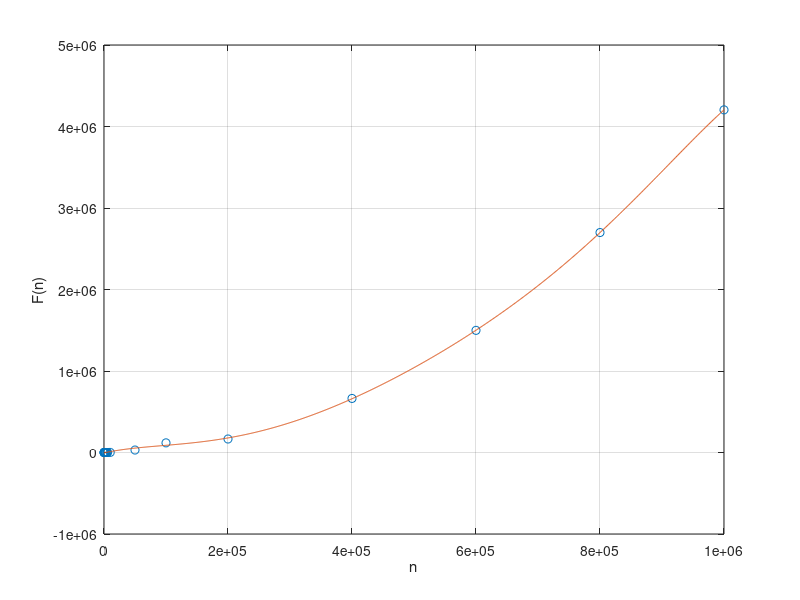

Here is the MATLAB script that generated this plot: (Note: this script raises an error after producing the figure.)
clc
close all
%%VALORES DE X 
x=[50
100
250
500
1000
1500
2000
2500
3000
4500
5000
5600
10000
50000
100000
200000
400000
600000
800000
1000000
];
 
%%VALORES DE Y = F(x) en Milisegundos
y=[0.0319481
0.1199245
0.7297993
3.0159950
12.9630566
29.5910835
54.4049740
79.0159702
112.0791435
250.4179478
312.3328686
568.2771206
1268.2828903
30406.7990780
118379.1751862
165604.2111
663361.1219
1498692.925
2699049.169
4204313.638
];

%%OBTENER UN POLINOMIO QUE SE AJUSTE A LOS PUNTOS X Y Y
n=6; 				%%GRADO DEL POLINOMIO DE AJUSTE
p=polyfit(x,y,n)	%%FUNCION QUE REALIZA EL AJUSTE POLINOMIAL

%%SE CREA UN ESPACIO PARA REALIZAR UNA GRAFICA EN 
%%DONDE SE COMPARA LA CURVA AJUSTADA CONTRA LOS 
%%VALORES EXPERIMENTALES
xi=linspace(0,1000000,1000);      %%ESPACIO DE PUNTOS PARA Xi
z=polyval(p,xi);				%%EVALUACION DEL POLINOMIO P EN EL ESPACIO Xi

%%SE REALIZA LA FIGURA CORRESPONDIENTE
figure(1);
plot(x,y,'o',xi,z,'-'),grid;
%%plot(x,y,'o',xi,z,xi,z2,xi,z3,xi,z4),grid;
ylabel('F(n)');
xlabel('n');
title({'Comparación de las aproximaciones de la función'},{'Ordenamiento por Inserción'});
legend('Datos de ejecución','Polinomio de Grado 1','Polinomio de Grado 2','Polinomio de Grado 3', 'Polinomio de Grado 6') 

